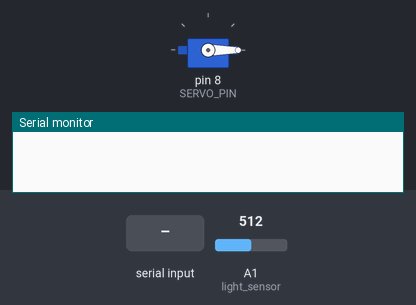
Recording of a sketch running on a simulated Arduino Uno, built with avr-gcc and run on an emulated ATmega328P. Parts: servo, the last lines printed to the serial monitor. The test bench sets the inputs (shaded band); at power-on: A1 (light_sensor) = 512. The audio player accepts every command and is not drawn.

Above: at 1.7 s.
1.8 s: "g" received over the second serial link
At 2.28 s:
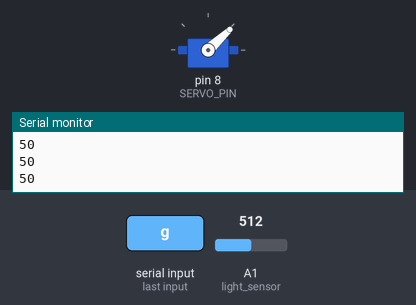
At 2.88 s:
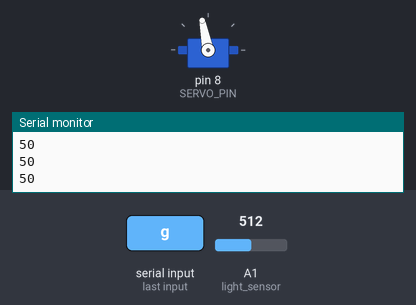
4.8 s: A1 (light_sensor) set to 785
At 4.99 s:
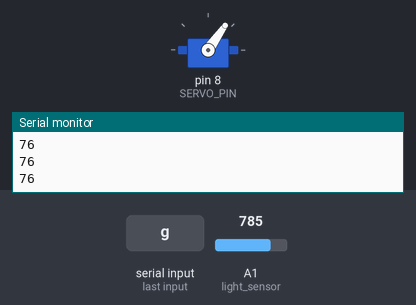
7.8 s: A1 (light_sensor) set to 809
At 7.8 s:
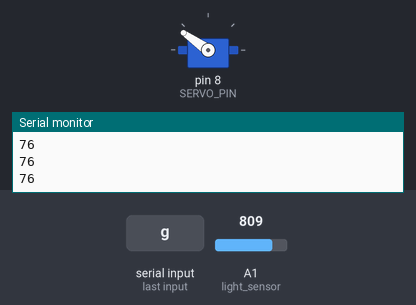
10.8 s: "G" received over the second serial link
12.4 s: A1 (light_sensor) set to 716
15.4 s: A1 (light_sensor) set to 67
Timing chart, 0 to 19.4 s (numbered marks = the images above; inputs shaded):
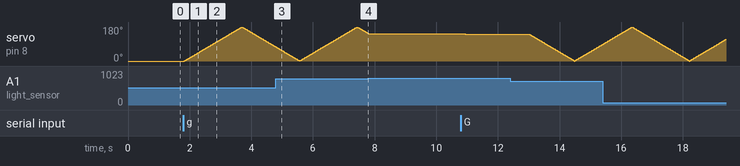

The sketch:

target_code.ino
```cpp
#include <Servo.h>
#include <SoftwareSerial.h>
#include "DFRobotDFPlayerMini.h"
#define SERVO_PIN 8
#define RX 2
#define TX 3

#define TEST_LED 7

//////////////////////////////////////////////////////////////////////////////////////////////////////////////////////////////
/* VAR */

Servo servo;
SoftwareSerial df_player_Module(10, 11); // DFPlayer 시리얼 통신용 객체 생성 >> 디지털 핀 두개 선택
SoftwareSerial bt(RX,TX);
DFRobotDFPlayerMini df_player; // DFPlayer 객체 생성
int servo_angle = 0; // 5º ~ 175º 사이 제어 권장
int servo_delay = 10;
bool servo_going_zero = false;
int light_power = 0;
bool processing = false;

//////////////////////////////////////////////////////////////////////////////////////////////////////////////////////////////
/* Function */

void spin_motor() // 모터를 회전시키는 함수
{
//  servo.write(0); // 정방향으로 최고속도로 회전(0에 가까울 수록 정방향 최고속도, 180에 가까울 수록 역방향 최고속도)

    if(servo_going_zero == false)
    {
      servo_angle++;
      servo.write(servo_angle);
      delay(servo_delay);
      if(servo_angle >= 180) servo_going_zero = true;
    }
    else
    {
      servo_angle--;
      servo.write(servo_angle);
      delay(servo_delay);
      if(servo_angle <= 0) servo_going_zero = false;
    }
}

void light_sensor() // 조도센서 레이저 감지 함수
{
  light_power = analogRead(A1);
  light_power = map(light_power,0,1024,0,100);
  Serial.println(light_power);

  if(light_power > 77)
  {
    is_hit();
  }
  else
  {
    //digitalWrite(TEST_LED, LOW);
  }
}

void is_hit()
{
  df_player.play(1); // mp3 파일 폴더의 1번 파일 재생
  delay(1000);
}

void cmd_ctrl(char cmd)
{
  switch(cmd)
  {
    /******************************************/
    // 프로세싱 시작
    case 'g':

        df_player.play(2);
        processing = true;
        //digitalWrite(TEST_LED, HIGH);
        break;
    case 'G':
        df_player.play(2);
        processing = true;
        //digitalWrite(TEST_LED, HIGH);
        break;
    /******************************************/
    // 프로세싱 정지
    case 's':
        processing = false;
        //digitalWrite(TEST_LED, LOW);
        break;
    case 'S':
        processing = false;
        //digitalWrite(TEST_LED, LOW);
        break;
    /******************************************/
    // 가상 피격
    case 'H':
        is_hit();
        break;
    case 'h':
        is_hit();
        break;
    /******************************************/
    // 파일 확인용 랜덤 전체 재생

    case 'A':
        df_player.randomAll();
        break;
    case 'a':
        df_player.randomAll();
        break;

    /******************************************/
  }
}

void bluetooth_process()
{
  /*
   AT
   AT+NAME
   AT+PIN
   AT+PASS(아이폰)
   */

  if(Serial.available() > 0)
  {
    /* PC에서 전달된 정보가 있으면 한 문자씩 읽어서, 블루투스 모듈에 전달 */
    char cmd = Serial.read();
    bt.write(cmd);
  }
  if(bt.available() > 0)
  {
    /* 블루투스 모듈 에서 전달된 정보가 있으면 PC에 전달 */
    char cmd = bt.read();
    Serial.write(cmd);
    cmd_ctrl(cmd);
  }

}

//////////////////////////////////////////////////////////////////////////////////////////////////////////////////////////////

void setup() {
  // put your setup code here, to run once:
  Serial.begin(9600);
  df_player_Module.begin(9600);
  bt.begin(9600);
  servo.attach(SERVO_PIN); // 모터 핀 연결
  servo.write(servo_angle);

  /*****************************************************************/
  /* DFPlayer 객체 초기화 */
  if (!df_player.begin(df_player_Module), false)
  {
//    Serial.println(F("Unable to begin:"));
//    Serial.println(F("1.Please recheck the connection!"));
//    Serial.println(F("2.Please insert the SD card!"));
    while(true);
  }
  delay(1);
  df_player.volume(20); // 볼륨 지정
  df_player.setTimeOut(500); //시리얼 통신용 타임아웃 시간 지정
//  Serial.println(F("DFPlayer Mini online."));
  /*****************************************************************/
}

void loop() {

  bluetooth_process();

  if(processing == true)
  {
    spin_motor();
    light_sensor();
  }

}

//////////////////////////////////////////////////////////////////////////////////////////////////////////////////////////////
```

Measured:
- the behaviour switches between 798 and 799 on A1 (light_sensor) (found by bisection; images 3 and 4)
- after the input at 1.8 s, servo on pin 8 (SERVO_PIN): rises from 0° to 179° in 1.8 s, then falls to 75° in 1.1 s
